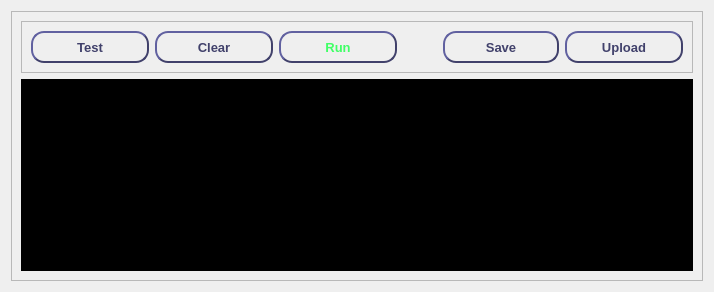
            <widget class="QWidget" name="trajectory_page">
             <layout class="QHBoxLayout" name="horizontalLayout_31">
              <item>
               <widget class="QFrame" name="trajectory_frame">
                <property name="frameShape">
                 <enum>QFrame::StyledPanel</enum>
                </property>
                <property name="frameShadow">
                 <enum>QFrame::Raised</enum>
                </property>
                <layout class="QVBoxLayout" name="verticalLayout_13">
                 <item>
                  <widget class="QFrame" name="trajectory_actions_frame">
                   <property name="frameShape">
                    <enum>QFrame::StyledPanel</enum>
                   </property>
                   <property name="frameShadow">
                    <enum>QFrame::Raised</enum>
                   </property>
                   <layout class="QHBoxLayout" name="horizontalLayout_30">
                    <item>
                     <widget class="QPushButton" name="trajectory_btn_check">
                      <property name="sizePolicy">
                       <sizepolicy hsizetype="Preferred" vsizetype="Fixed">
                        <horstretch>0</horstretch>
                        <verstretch>0</verstretch>
                       </sizepolicy>
                      </property>
                      <property name="minimumSize">
                       <size>
                        <width>118</width>
                        <height>32</height>
                       </size>
                      </property>
                      <property name="maximumSize">
                       <size>
                        <width>0</width>
                        <height>32</height>
                       </size>
                      </property>
                      <property name="font">
                       <font>
                        <pointsize>10</pointsize>
                        <weight>75</weight>
                        <bold>true</bold>
                       </font>
                      </property>
                      <property name="accessibleDescription">
                       <string>not styled</string>
                      </property>
                      <property name="styleSheet">
                       <string notr="true">QPushButton {
    border-style: outset;
    border-width: 2px;
    border-radius:13px;
	border-color: #41416b;
    min-width: 6em;
    padding: 6px;
	color: #41416b;
}

QPushButton:pressed {
	background-color:#40ff66;
 	border-width: 4px;
	border-color:#1c1c1c;
	color: white;
}</string>
                      </property>
                      <property name="text">
                       <string>Test</string>
                      </property>
                     </widget>
                    </item>
                    <item>
                     <widget class="QPushButton" name="trajectory_btn_clear">
                      <property name="sizePolicy">
                       <sizepolicy hsizetype="Fixed" vsizetype="Fixed">
                        <horstretch>0</horstretch>
                        <verstretch>0</verstretch>
                       </sizepolicy>
                      </property>
                      <property name="minimumSize">
                       <size>
                        <width>118</width>
                        <height>32</height>
                       </size>
                      </property>
                      <property name="maximumSize">
                       <size>
                        <width>0</width>
                        <height>32</height>
                       </size>
                      </property>
                      <property name="font">
                       <font>
                        <pointsize>10</pointsize>
                        <weight>75</weight>
                        <bold>true</bold>
                       </font>
                      </property>
                      <property name="accessibleDescription">
                       <string>not styled</string>
                      </property>
                      <property name="styleSheet">
                       <string notr="true">QPushButton {
    border-style: outset;
    border-width: 2px;
    border-radius:13px;
	border-color: #41416b;
    min-width: 6em;
    padding: 6px;
	color: #41416b;
}

QPushButton:pressed {
	background-color:#ff4040;
 	border-width: 4px;
	border-color:#1c1c1c;
	color: white;
}</string>
                      </property>
                      <property name="text">
                       <string>Clear</string>
                      </property>
                     </widget>
                    </item>
                    <item>
                     <widget class="QPushButton" name="trajectory_btn_run">
                      <property name="sizePolicy">
                       <sizepolicy hsizetype="Preferred" vsizetype="Fixed">
                        <horstretch>0</horstretch>
                        <verstretch>0</verstretch>
                       </sizepolicy>
                      </property>
                      <property name="minimumSize">
                       <size>
                        <width>118</width>
                        <height>32</height>
                       </size>
                      </property>
                      <property name="maximumSize">
                       <size>
                        <width>0</width>
                        <height>32</height>
                       </size>
                      </property>
                      <property name="font">
                       <font>
                        <pointsize>10</pointsize>
                        <weight>75</weight>
                        <bold>true</bold>
                       </font>
                      </property>
                      <property name="accessibleDescription">
                       <string>not styled</string>
                      </property>
                      <property name="styleSheet">
                       <string notr="true">QPushButton:enabled {
    border-style: outset;
    border-width: 2px;
    border-radius:13px;
	border-color: #41416b;
    min-width: 6em;
    padding: 6px;
	color: #40ff66;
}

QPushButton:checked {
	background-color:#40ff66;
 	border-width: 4px;
	border-color:#1c1c1c;
	color:#41416b;
}

QPushButton:disabled {
	border-style: outset;
    border-width: 2px;
    border-radius:13px;
	border-color: #41416b;
    min-width: 2em;
    padding: 6px;
	color: #ff4040;
}

</string>
                      </property>
                      <property name="text">
                       <string>Run</string>
                      </property>
                      <property name="checkable">
                       <bool>true</bool>
                      </property>
                     </widget>
                    </item>
                    <item>
                     <spacer name="horizontalSpacer_18">
                      <property name="orientation">
                       <enum>Qt::Horizontal</enum>
                      </property>
                      <property name="sizeType">
                       <enum>QSizePolicy::Expanding</enum>
                      </property>
                      <property name="sizeHint" stdset="0">
                       <size>
                        <width>40</width>
                        <height>20</height>
                       </size>
                      </property>
                     </spacer>
                    </item>
                    <item>
                     <widget class="QPushButton" name="trajectory_btn_save">
                      <property name="sizePolicy">
                       <sizepolicy hsizetype="Preferred" vsizetype="Fixed">
                        <horstretch>0</horstretch>
                        <verstretch>0</verstretch>
                       </sizepolicy>
                      </property>
                      <property name="minimumSize">
                       <size>
                        <width>116</width>
                        <height>32</height>
                       </size>
                      </property>
                      <property name="maximumSize">
                       <size>
                        <width>0</width>
                        <height>32</height>
                       </size>
                      </property>
                      <property name="font">
                       <font>
                        <pointsize>10</pointsize>
                        <weight>75</weight>
                        <bold>true</bold>
                       </font>
                      </property>
                      <property name="accessibleDescription">
                       <string>not styled</string>
                      </property>
                      <property name="styleSheet">
                       <string notr="true">QPushButton {
    border-style: outset;
    border-width: 2px;
    border-radius:13px;
	border-color: #41416b;
    min-width: 6em;
    padding: 5px;
	color: #41416b;
}

QPushButton:pressed {
	background-color:#40ff66;
 	border-width: 4px;
	border-color:#1c1c1c;
	color: white;
}</string>
                      </property>
                      <property name="text">
                       <string>Save</string>
                      </property>
                     </widget>
                    </item>
                    <item>
                     <widget class="QPushButton" name="trajectory_btn_upload">
                      <property name="sizePolicy">
                       <sizepolicy hsizetype="Preferred" vsizetype="Fixed">
                        <horstretch>0</horstretch>
                        <verstretch>0</verstretch>
                       </sizepolicy>
                      </property>
                      <property name="minimumSize">
                       <size>
                        <width>118</width>
                        <height>32</height>
                       </size>
                      </property>
                      <property name="maximumSize">
                       <size>
                        <width>0</width>
                        <height>32</height>
                       </size>
                      </property>
                      <property name="font">
                       <font>
                        <pointsize>10</pointsize>
                        <weight>75</weight>
                        <bold>true</bold>
                       </font>
                      </property>
                      <property name="accessibleDescription">
                       <string>not styled</string>
                      </property>
                      <property name="styleSheet">
                       <string notr="true">QPushButton {
    border-style: outset;
    border-width: 2px;
    border-radius:13px;
	border-color: #41416b;
    min-width: 6em;
    padding: 6px;
	color: #41416b;
}

QPushButton:pressed {
	background-color:#40ff66;
 	border-width: 4px;
	border-color:#1c1c1c;
	color: white;
}</string>
                      </property>
                      <property name="text">
                       <string>Upload</string>
                      </property>
                     </widget>
                    </item>
                   </layout>
                  </widget>
                 </item>
                 <item>
                  <widget class="QTextEdit" name="trajectory_edit">
                   <property name="font">
                    <font>
                     <pointsize>12</pointsize>
                    </font>
                   </property>
                   <property name="styleSheet">
                    <string notr="true">color: #40ff66;
background-color: black;</string>
                   </property>
                  </widget>
                 </item>
                </layout>
               </widget>
              </item>
             </layout>
            </widget>
